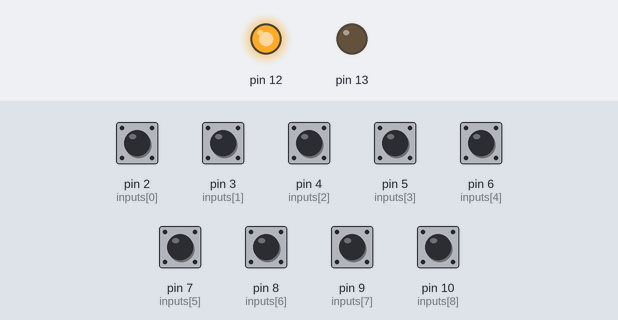
Bench run of a sketch on a simulated Arduino Uno, built with avr-gcc and run on an emulated ATmega328P. On the bench: output pins drawn as LEDs (lit = HIGH). The inputs (shaded band) are chosen by the test bench; at power-on: pin 2 (inputs[0]), pin 3 (inputs[1]), pin 4 (inputs[2]), pin 5 (inputs[3]), pin 6 (inputs[4]), pin 7 (inputs[5]), pin 8 (inputs[6]), pin 9 (inputs[7]), pin 10 (inputs[8]) HIGH. What the sketch prints to the serial monitor is not drawn.

Above: at 1.8 s.
1.9 s: pin 2 (inputs[0]) pulled LOW for 0.6 s
At 3.5 s:
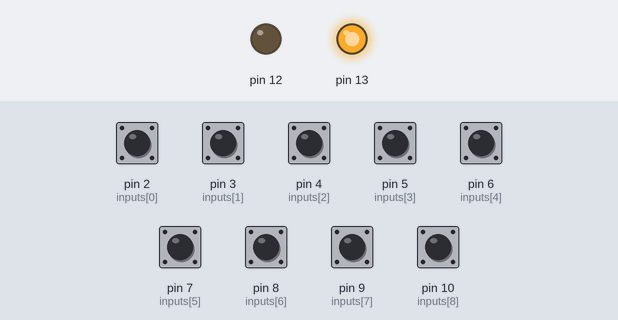
4.0 s: pin 3 (inputs[1]) pulled LOW for 0.6 s
At 5.0 s:
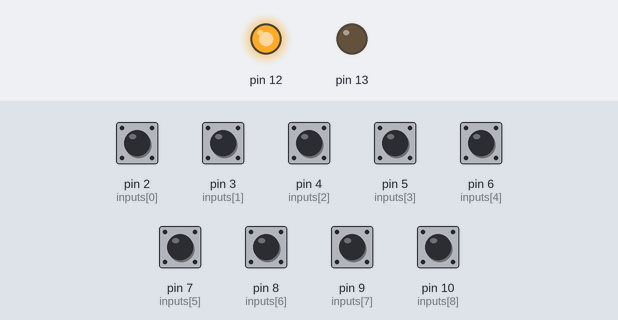
6.1 s: pin 4 (inputs[2]) pulled LOW for 0.6 s
At 8.2 s:
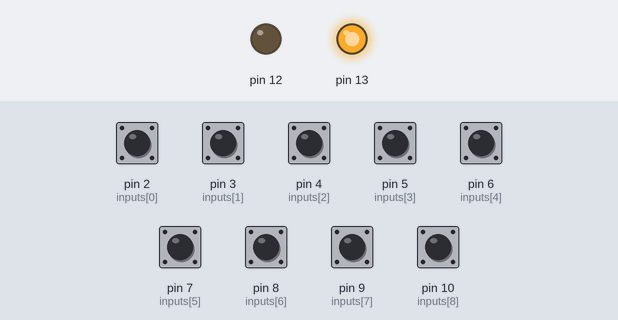
8.5 s: pin 5 (inputs[3]) pulled LOW for 0.6 s
At 9.7 s:
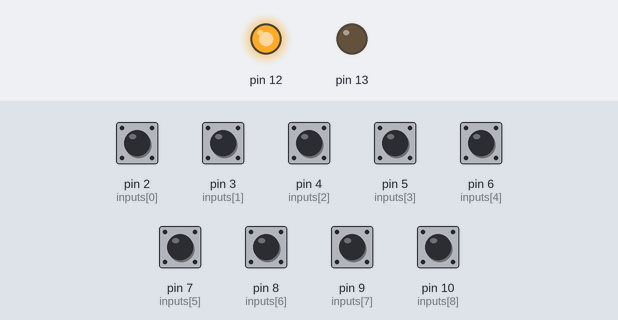
10.6 s: pin 6 (inputs[4]) pulled LOW for 0.6 s
At 12.7 s:
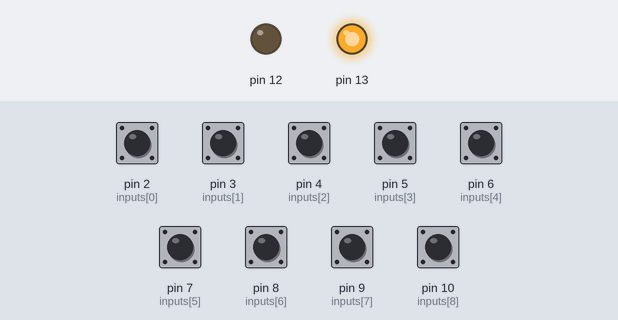
13.0 s: pin 7 (inputs[5]) pulled LOW for 0.6 s
At 14.3 s:
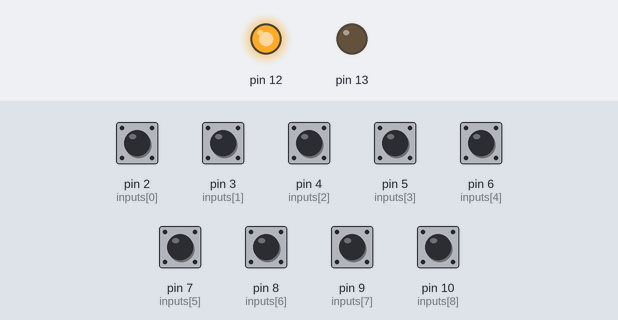
Timing chart, 0 to 16.0 s (numbered marks = the images above; inputs shaded):
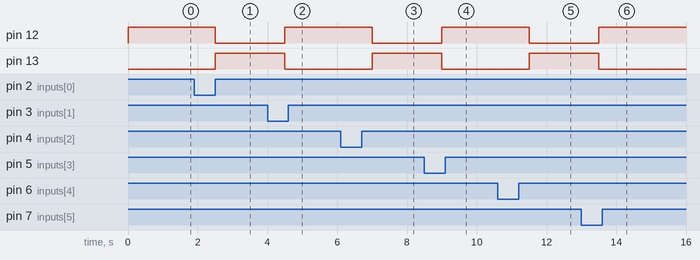

The sketch:

10tr.ino
```cpp
const int inputs[] = {2, 3, 4, 5, 6, 7, 8, 9, 10}; // Пины входов
uint8_t command[9] = {0}; // Массив состояний, изначально все нули
bool xgamer = true; // Флаг состояния игрока

void setup() {
  Serial.begin(9600); // Инициализация UART
  for (int i = 0; i < 9; i++) {
    pinMode(inputs[i], INPUT_PULLUP); // Настраиваем пины как входы
  }
  pinMode(12, OUTPUT); // Пин для индикации
  pinMode(13, OUTPUT); // Пин для индикации
}

void loop() {
  // Управление индикацией состояния xgamer
  digitalWrite(12, xgamer ? HIGH : LOW);
  digitalWrite(13, xgamer ? LOW : HIGH);

  // Проходим по каждому входу
  for (int i = 0; i < 9; i++) {
    if (digitalRead(inputs[i]) == LOW) { // Если пин активен (LOW)
      if (command[i] == 0) { // Если элемент массива еще не изменен
        command[i] = xgamer ? 1 : 2; // Устанавливаем 1 или 2 в зависимости от состояния xgamer
        xgamer = !xgamer; // Переключаем состояние игрока
      }
    }
  }

  // Отправляем обновленный массив
  Serial.write(command, sizeof(command));
  delay(500); // Задержка для предотвращения повторных срабатываний
}
```

Measured:
- after the input at 1.9 s, pin 12: HIGH → LOW after 0.60 s; pin 13: LOW → HIGH after 0.60 s
- after the input at 4.0 s, pin 12: LOW → HIGH after 0.50 s; pin 13: HIGH → LOW after 0.50 s
- after the input at 6.1 s, pin 12: HIGH → LOW after 0.90 s; pin 13: LOW → HIGH after 0.90 s
- after the input at 8.5 s, pin 12: LOW → HIGH after 0.50 s; pin 13: HIGH → LOW after 0.50 s
- after the input at 10.6 s, pin 12: HIGH → LOW after 0.90 s; pin 13: LOW → HIGH after 0.90 s
- after the input at 13.0 s, pin 12: LOW → HIGH after 0.50 s; pin 13: HIGH → LOW after 0.50 s
